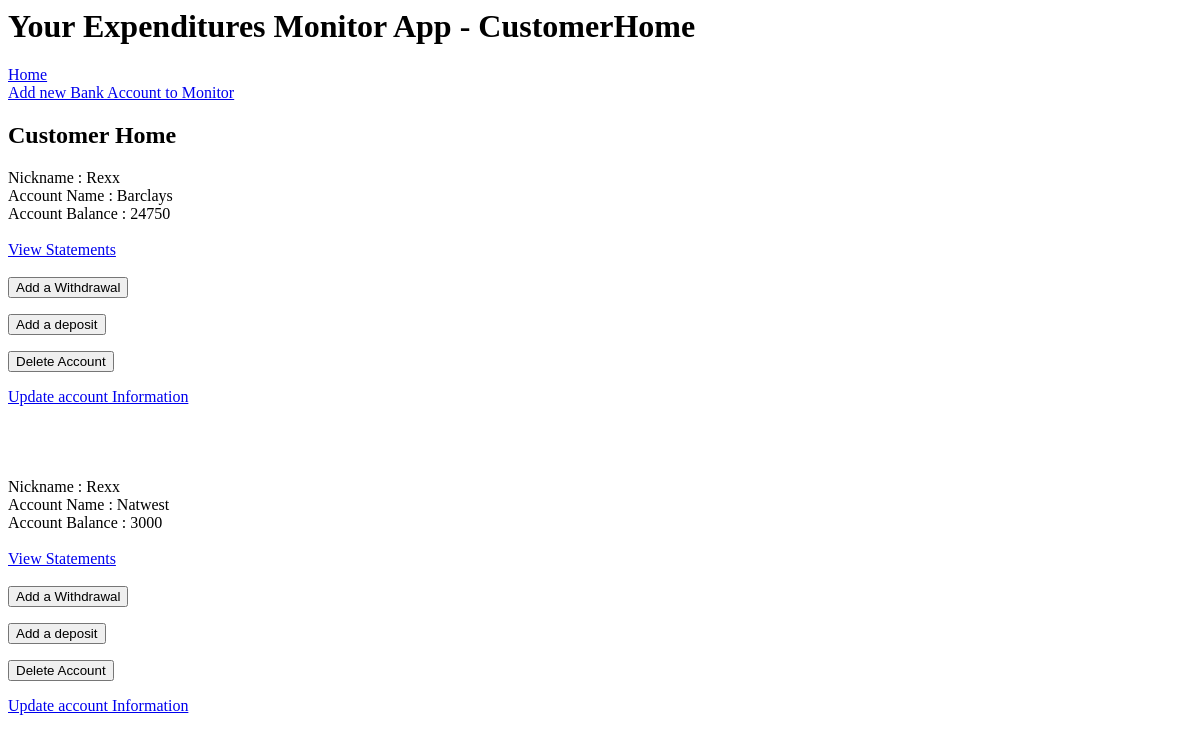
The app's page /customer_home, older data.
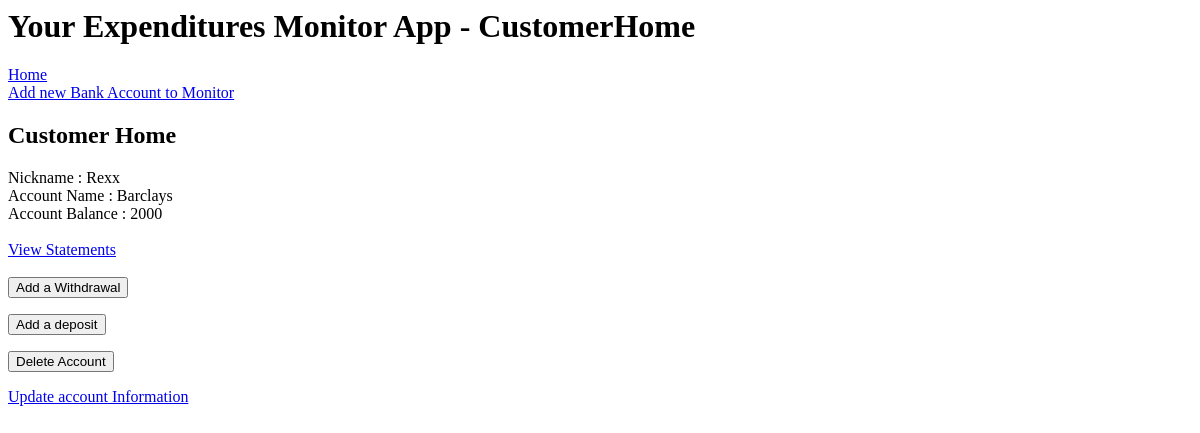
The same page, newer data.
### application/models.py (models this page shows)
class Accounts(db.Model):
    id = db.Column(db.Integer, primary_key=True)
    balance = db.Column(db.Integer)
    account_name = db.Column(db.String(30), nullable=False)
    cust_name = db.Column(db.String(30), nullable=False)
    transactions = db.relationship('Transaction', backref='accounts' , lazy='dynamic')

### application/routes.py (the view)
@app.route('/customer_home')
def customer_home():
    all_accounts = Accounts.query.all()
    account_string = ""
    return render_template("customer_home.html", title="CustomerHome", all_accounts=all_accounts)

### application/templates/customer_home.html
{% extends "layout.html" %}
{% block body %}
<h2>Customer Home</h2>
{% for account in all_accounts %}
        Nickname : {{ account.cust_name }}
        <br>
        Account Name : {{ account.account_name }}
        <br>
        Account Balance : {{ account.balance }}
        <br>
        <br>
        <a href="{{ url_for('statements', id=account.id) }}">View Statements</a>
        <br>
        <br>
        <form action="{{ url_for('withdraw', account_id=account.id) }}">
            <input type=submit value="Add a Withdrawal">
        </form>
        <form action="{{ url_for('deposit', account_id=account.id) }}">
            <input type=submit value="Add a deposit">
        </form>
	    <form action="{{ url_for('delete', id=account.id) }}">
		    <input type=submit value="Delete Account">
	    </form>
            <a href="{{ url_for('update', id=account.id) }}">Update account Information</a>
        <br><br><br><br><br>
{% endfor %}
{% endblock body %}

### application/templates/layout.html (shortened to what this page needs)
<html>
    <head>
    </head>
    <body>
        <h1> Your Expenditures Monitor App - {{ title }}</h1>
        <a href="{{ url_for('home') }}">Home</a>
        <br>
        <a href="{{ url_for('addAccount') }}">Add new Bank Account to Monitor</a>
        {% block body %}
        {% endblock body %}
    </body>
</html>

Row changes from the older to the newer data that the page shows:
removed Accounts: cust_name "Rexx", account_name "Barclays", balance "24750"
removed Accounts: cust_name "Rexx", account_name "Natwest", balance "3000"
added Accounts: cust_name "Rexx", account_name "Barclays", balance "2000"
